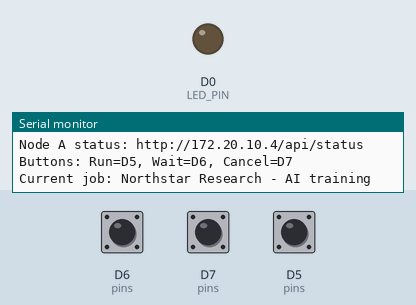
Bench run of a sketch on a simulated ESP8266 (NodeMCU). Parts: output pins drawn as LEDs (lit = HIGH), the last lines printed to the serial monitor. Dashed ring = blinking. The test bench sets the inputs (shaded band); at power-on: D6 (pins) HIGH, D7 (pins) HIGH, D5 (pins) HIGH. WiFi joins after 1.5 s; servers stay silent unless stated; not simulated (calls return 0 or success): Secrets_b.h.

Above: at 2.8 s.
2.9 s: D6 (pins) pulled LOW for 0.15 s
At 3.08 s:
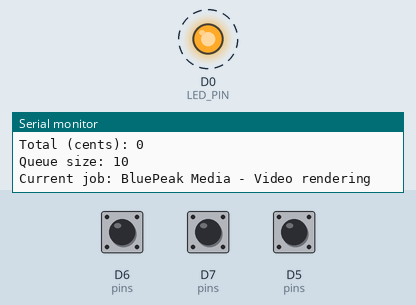
5.3 s: D7 (pins) pulled LOW for 0.15 s
At 5.67 s:
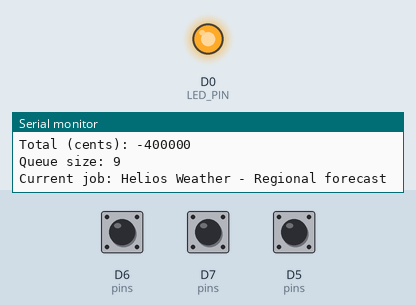
8.3 s: D5 (pins) pulled LOW for 0.15 s
At 10.0 s:
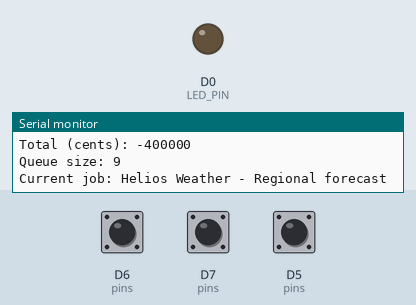
11.3 s: D6 (pins) pulled LOW for 1 s
At 11.57 s:
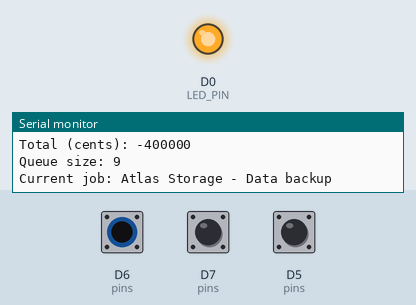
13.8 s: D7 (pins) pulled LOW for 1 s
At 15.4 s:
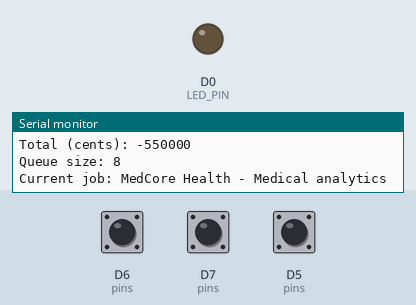
16.8 s: D6 (pins) pulsed LOW 2 times (0.12 s each, 0.3 s apart)
At 17.67 s:
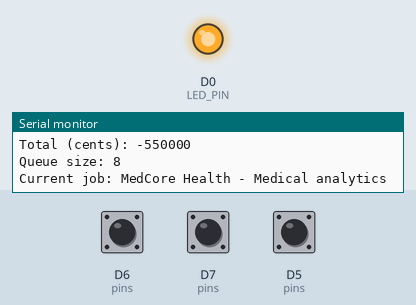
Timing chart, 0 to 19.8 s (numbered marks = the images above; inputs shaded):
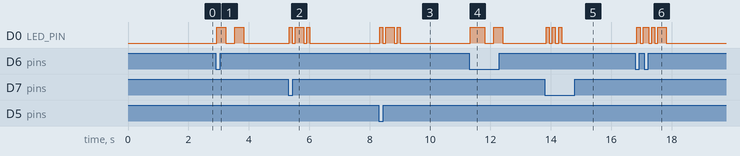

The sketch:

node_b.ino
```cpp
/*
  GridMind Node B - contract queue station.
  This sketch joins the job queue, buttons, result LED and web service.
  Dependencies: ESP8266 Arduino core and the Node B project files below.
*/
#include "Secrets_b.h"
#include "Game_b.h"
#include "Panel_b.h"
#include "Scenarios_b.h"
#include "Tests_b.h"
#include "Web_b.h"

const bool RUN_STARTUP_TESTS = true;
// Node B polls this read-only Node A route for live facility conditions.
// Recheck this address if the hotspot gives Node A a different IP.
const char NODE_A_STATUS_URL[] = "http://172.20.10.4/api/status";

// These are the only long-lived objects used by setup() and loop().
Game game;
Panel panel;
// Web serves Node B's routes and also performs the Node A polling.
Web web(WIFI_SSID, WIFI_PASSWORD, NODE_A_STATUS_URL, game);

void printCurrentJob() {
  const Job* job = game.currentJob();
  if (job == 0) {
    Serial.println("Queue empty.");
    return;
  }
  Serial.print("Current job: ");
  Serial.println(job->name);
}

void handleAction(Action action) {
  // Game now rejects Run if Web has not supplied fresh Node A data.
  // Wait and Cancel remain local queue decisions.
  const Result result = game.apply(action);

  // Print a short human-readable record of the result and new queue state.
  Serial.println();
  Serial.print("Action: ");
  Serial.println(actionName(result.action));
  Serial.print("Result: ");
  Serial.println(reasonName(result.reason));
  Serial.print("Change (cents): ");
  Serial.println(result.deltaCents);
  Serial.print("Total (cents): ");
  Serial.println(result.totalCents);
  Serial.print("Queue size: ");
  Serial.println(game.queueSize());
  printCurrentJob();

  // Translate the same result into the documented LED pattern.
  panel.show(result);
}

void setup() {
  // Serial is used for startup tests and physical-action evidence.
  Serial.begin(115200);
  delay(100);

  // Rule tests run before the real game state is created.
  if (RUN_STARTUP_TESTS) {
    const uint8_t passed = Tests::run();
    Serial.println();
    Serial.print("RESULT: ");
    Serial.print(passed);
    Serial.print('/');
    Serial.print(Tests::COUNT);
    Serial.println(passed == Tests::COUNT ? " PASS" : " FAIL");
  }

  // Start the real queue from the first facility and fictional job list.
  if (!game.begin(INITIAL_FACILITY, JOBS, JOB_COUNT)) {
    Serial.println("ERROR: game did not start.");
  }

  // Start physical I/O first, then the dashboard and JSON service.
  panel.begin();
  const bool wifiConnected = web.begin();
  Serial.println(wifiConnected ? "Wi-Fi connected." : "Wi-Fi timed out.");
  if (wifiConnected) {
    Serial.println(web.address());
  }
  Serial.print("Node A status: ");
  Serial.println(NODE_A_STATUS_URL);

  Serial.println("Buttons: Run=D5, Wait=D6, Cancel=D7");
  printCurrentJob();
}

void loop() {
  // Both updates are non-blocking and must run as often as possible.
  panel.update();
  web.update();

  // poll() returns true only for a newly debounced button press.
  Action action = ACT_RUN;
  if (panel.poll(action)) {
    handleAction(action);
  }
}
```

Game_b.cpp
```cpp
/*
  Applies Node B's Run, Wait and Cancel rules and updates the job queue.
  Money is stored as integer cents to avoid rounding errors.
  Dependencies: Game_b.h.
*/
#include "Game_b.h"

Game::Game() {
  facility_.capacityAvailable = false;
  facility_.powerAvailable = false;
  facility_.tempC = 0;
  facility_.tempLimitC = 0;
  jobCount_ = 0;
  totalCents_ = 0;
  ready_ = false;
  facilityAvailable_ = false;
  hasResult_ = false;
}

bool Game::begin(
    const Facility& facility,
    const Job jobs[],
    uint8_t jobCount) {
  if (!validFacility(facility) || jobs == 0 ||
      jobCount == 0 || jobCount > MAX_JOBS) {
    return false;
  }

  // Copy the facility state and jobs into the game's fixed local storage.
  facility_ = facility;
  for (uint8_t i = 0; i < jobCount; i++) {
    jobs_[i] = jobs[i];
  }
  jobCount_ = jobCount;
  totalCents_ = 0;
  ready_ = true;
  facilityAvailable_ = true;
  hasResult_ = false;
  return true;
}

bool Game::setFacility(const Facility& facility) {
  if (!ready_ || !validFacility(facility)) {
    return false;
  }
  facility_ = facility;
  return true;
}

void Game::setFacilityAvailable(bool available) {
  facilityAvailable_ = available;
}

Result Game::apply(Action action) {
  // Actions cannot be processed before setup or after the queue is empty.
  if (!ready_) {
    return finish(action, 0, false, RSN_INVALID_STATE, 0);
  }
  if (jobCount_ == 0) {
    return finish(action, 0, false, RSN_QUEUE_EMPTY, 0);
  }
  // Never admit work using missing, stale or rejected Node A data.
  // Wait and Cancel do not depend on facility conditions.
  if (action == ACT_RUN && !facilityAvailable_) {
    return finish(action, jobs_[0].name, false, RSN_INVALID_STATE, 0);
  }

  Job& job = jobs_[0];
  const char* jobName = job.name;
  const int16_t projectedTemp = facility_.tempC + job.tempRiseC;

  if (action == ACT_RUN) {
    // Run must pass capacity, electricity and temperature checks in order.
    if (!facility_.capacityAvailable) {
      return finish(action, jobName, false, RSN_NO_CAPACITY, 0);
    }
    if (!facility_.powerAvailable) {
      return finish(action, jobName, false, RSN_NO_POWER, 0);
    }
    if (projectedTemp > facility_.tempLimitC) {
      return finish(action, jobName, false, RSN_TOO_HOT, 0);
    }

    // A successful Run earns the value, raises temperature and removes the job.
    const int32_t value = job.valueCents;
    facility_.tempC = projectedTemp;
    removeFront();
    return finish(action, jobName, true, RSN_COMPLETED, value);
  }

  if (action == ACT_WAIT) {
    // Each job may move to the queue rear only once.
    if (!job.canWait) {
      return finish(action, jobName, false, RSN_ALREADY_WAITED, 0);
    }

    // Shift the remaining jobs left, then place this job at the back.
    Job deferred = job;
    deferred.canWait = false;
    for (uint8_t i = 1; i < jobCount_; i++) {
      jobs_[i - 1] = jobs_[i];
    }
    jobs_[jobCount_ - 1] = deferred;
    return finish(action, jobName, true, RSN_QUEUED, 0);
  }

  if (action == ACT_CANCEL) {
    // Cancel removes the job and records its penalty as negative money.
    const int32_t penalty = -job.penaltyCents;
    removeFront();
    return finish(action, jobName, true, RSN_CANCELLED, penalty);
  }

  return finish(action, jobName, false, RSN_INVALID_STATE, 0);
}

bool Game::isReady() const {
  return ready_;
}

bool Game::facilityAvailable() const {
  return facilityAvailable_;
}

const Facility& Game::facility() const {
  return facility_;
}

const Job* Game::currentJob() const {
  return jobCount_ == 0 ? 0 : &jobs_[0];
}

uint8_t Game::queueSize() const {
  return jobCount_;
}

int32_t Game::totalCents() const {
  return totalCents_;
}

bool Game::hasResult() const {
  return hasResult_;
}

const Result& Game::lastResult() const {
  return lastResult_;
}

bool Game::validFacility(const Facility& facility) {
  return facility.tempC >= 0 && facility.tempC <= 60 &&
         facility.tempLimitC >= 0 && facility.tempLimitC <= 60;
}

Result Game::finish(
    Action action,
    const char* jobName,
    bool accepted,
    Reason reason,
    int32_t deltaCents) {
  // Rejected actions never change the cumulative money total.
  if (accepted) {
    totalCents_ += deltaCents;
  }

  lastResult_.action = action;
  lastResult_.jobName = jobName;
  lastResult_.accepted = accepted;
  lastResult_.reason = reason;
  lastResult_.deltaCents = deltaCents;
  lastResult_.totalCents = totalCents_;
  hasResult_ = true;
  return lastResult_;
}

void Game::removeFront() {
  // Close the gap left by a completed or cancelled first job.
  for (uint8_t i = 1; i < jobCount_; i++) {
    jobs_[i - 1] = jobs_[i];
  }
  jobCount_ -= 1;
}

const char* actionName(Action action) {
  switch (action) {
    case ACT_RUN:    return "run";
    case ACT_WAIT:   return "wait";
    case ACT_CANCEL: return "cancel";
  }
  return "unknown";
}

const char* reasonName(Reason reason) {
  switch (reason) {
    case RSN_COMPLETED:      return "completed";
    case RSN_QUEUED:         return "queued";
    case RSN_CANCELLED:      return "cancelled";
    case RSN_NO_CAPACITY:    return "no_capacity";
    case RSN_NO_POWER:       return "no_power";
    case RSN_TOO_HOT:        return "too_hot";
    case RSN_ALREADY_WAITED: return "already_waited";
    case RSN_QUEUE_EMPTY:    return "queue_empty";
    case RSN_INVALID_STATE:  return "invalid_state";
  }
  return "unknown";
}
```

Game_b.h
```cpp
/*
  Defines Node B's contracts, facility data, decisions and queue model.
  It contains no pin or Wi-Fi code, which keeps the rules easy to test.
  Dependencies: standard integer types only.
*/
#ifndef GRIDMIND_NODE_B_GAME_H
#define GRIDMIND_NODE_B_GAME_H

#include <stdint.h>

// Plain enums so values can be used without a class prefix.
enum Action {
  ACT_RUN,
  ACT_WAIT,
  ACT_CANCEL
};

enum Reason {
  RSN_COMPLETED,
  RSN_QUEUED,
  RSN_CANCELLED,
  RSN_NO_CAPACITY,
  RSN_NO_POWER,
  RSN_TOO_HOT,
  RSN_ALREADY_WAITED,
  RSN_QUEUE_EMPTY,
  RSN_INVALID_STATE
};

struct Facility {
  bool capacityAvailable;
  bool powerAvailable;
  int16_t tempC;
  int16_t tempLimitC;
};

struct Job {
  const char* name;
  int16_t tempRiseC;
  int32_t valueCents;
  int32_t penaltyCents;
  bool canWait;
};

// A Result describes the last attempted action, including the job acted on.
struct Result {
  Action action;
  const char* jobName;
  bool accepted;
  Reason reason;
  int32_t deltaCents;
  int32_t totalCents;
};

class Game {
 public:
  Game();

  bool begin(const Facility& facility, const Job jobs[], uint8_t jobCount);
  bool setFacility(const Facility& facility);
  // Web uses this link flag without replacing the last valid facility.
  void setFacilityAvailable(bool available);
  Result apply(Action action);

  bool isReady() const;
  // False means Run is disabled until valid Node A data returns.
  bool facilityAvailable() const;
  const Facility& facility() const;
  const Job* currentJob() const;
  uint8_t queueSize() const;
  int32_t totalCents() const;
  bool hasResult() const;
  const Result& lastResult() const;

 private:
  // A fixed array avoids dynamic memory on the ESP8266.
  static const uint8_t MAX_JOBS = 10;

  Facility facility_;
  Job jobs_[MAX_JOBS];
  uint8_t jobCount_;
  int32_t totalCents_;
  bool ready_;
  bool facilityAvailable_;
  bool hasResult_;
  Result lastResult_;

  static bool validFacility(const Facility& facility);
  Result finish(Action action, const char* jobName, bool accepted,
                Reason reason, int32_t deltaCents);
  void removeFront();
};

const char* actionName(Action action);
const char* reasonName(Reason reason);

#endif
```

Panel_b.cpp
```cpp
/*
  Reads Node B's active-low buttons and controls the timed result LED.
  It avoids delay() so the web server can keep responding.
  Dependencies: Arduino core through Panel_b.h.
*/
#include "Panel_b.h"

Panel::Panel() {
  const uint8_t pins[BUTTON_COUNT] = {D5, D6, D7};
  const Action actions[BUTTON_COUNT] = {ACT_RUN, ACT_WAIT, ACT_CANCEL};
  for (uint8_t i = 0; i < BUTTON_COUNT; i++) {
    buttons_[i].pin = pins[i];
    buttons_[i].action = actions[i];
    buttons_[i].rawState = HIGH;
    buttons_[i].stableState = HIGH;
    buttons_[i].changedAt = 0;
  }

  ledMode_ = LED_OFF;
  ledOn_ = false;
  togglesLeft_ = 0;
  blinkMs_ = 0;
  changedAt_ = 0;
}

void Panel::begin() {
  // Record each button's real starting state to prevent a false first press.
  for (uint8_t i = 0; i < BUTTON_COUNT; i++) {
    pinMode(buttons_[i].pin, INPUT_PULLUP);
    buttons_[i].stableState = digitalRead(buttons_[i].pin);
    buttons_[i].rawState = buttons_[i].stableState;
    buttons_[i].changedAt = millis();
  }

  pinMode(LED_PIN, OUTPUT);
  setLed(false);
}

bool Panel::poll(Action& action) {
  const unsigned long now = millis();

  // Check every button and report at most one newly stable press per loop.
  for (uint8_t i = 0; i < BUTTON_COUNT; i++) {
    Button& button = buttons_[i];
    const int raw = digitalRead(button.pin);

    // Restart the debounce timer whenever the electrical reading changes.
    if (raw != button.rawState) {
      button.rawState = raw;
      button.changedAt = now;
    }

    if (now - button.changedAt >= DEBOUNCE_MS &&
        raw != button.stableState) {
      button.stableState = raw;
      if (raw == LOW) {
        action = button.action;
        return true;
      }
    }
  }
  return false;
}

void Panel::show(const Result& result) {
  // Rejected/negative: fast flashes; zero-money accept: slow flashes; positive: steady.
  if (!result.accepted || result.deltaCents < 0) {
    blink(3, 100);
  } else if (result.deltaCents > 0) {
    ledMode_ = LED_STEADY;
    togglesLeft_ = 0;
    setLed(true);
  } else {
    blink(2, 300);
  }
}

void Panel::update() {
  // Advance an active blink only when its interval has elapsed.
  if (ledMode_ != LED_BLINKING) {
    return;
  }

  const unsigned long now = millis();
  if (now - changedAt_ < blinkMs_) {
    return;
  }

  changedAt_ = now;
  setLed(!ledOn_);
  togglesLeft_ -= 1;
  if (togglesLeft_ == 0) {
    setLed(false);
    ledMode_ = LED_OFF;
  }
}

void Panel::setLed(bool on) {
  ledOn_ = on;
  digitalWrite(LED_PIN, on ? HIGH : LOW);
}

void Panel::blink(uint8_t flashes, unsigned long intervalMs) {
  // Starting ON means an N-flash pattern needs (N * 2 - 1) later toggles.
  ledMode_ = LED_BLINKING;
  togglesLeft_ = flashes * 2 - 1;
  blinkMs_ = intervalMs;
  changedAt_ = millis();
  setLed(true);
}
```

Panel_b.h
```cpp
/*
  Defines Node B's Run, Wait and Cancel buttons and its result LED.
  Button and LED updates do not block the web server.
  Dependencies: Arduino core and Game_b.h.
*/
#ifndef GRIDMIND_NODE_B_PANEL_H
#define GRIDMIND_NODE_B_PANEL_H

#include <Arduino.h>

#include "Game_b.h"

class Panel {
 public:
  Panel();

  void begin();
  bool poll(Action& action);
  void show(const Result& result);
  void update();

 private:
  // rawState changes immediately; stableState changes after debounce time.
  struct Button {
    uint8_t pin;
    Action action;
    int rawState;
    int stableState;
    unsigned long changedAt;
  };

  enum LedMode {
    LED_OFF,
    LED_STEADY,
    LED_BLINKING
  };

  static const uint8_t BUTTON_COUNT = 3;
  static const unsigned long DEBOUNCE_MS = 30;
  static const uint8_t LED_PIN = D0;

  Button buttons_[BUTTON_COUNT];
  LedMode ledMode_;
  bool ledOn_;
  uint8_t togglesLeft_;
  unsigned long blinkMs_;
  unsigned long changedAt_;

  void setLed(bool on);
  void blink(uint8_t flashes, unsigned long intervalMs);
};

#endif
```

Scenarios_b.h
```cpp
/*
  Stores Node B's fictional contract queue and starting facility value.
  The values are teaching examples rather than real contract data.
  Dependencies: Game_b.h.
*/
#ifndef GRIDMIND_NODE_B_SCENARIOS_H
#define GRIDMIND_NODE_B_SCENARIOS_H

#include "Game_b.h"

// Placeholder used until the first valid Node A response arrives.
static const Facility INITIAL_FACILITY = {true, true, 22, 28};

// Job order defines the queue order at startup.
static const Job JOBS[] = {
    {"Northstar Research - AI training", 5, 3000000, 800000, true},
    {"BluePeak Media - Video rendering", 2, 1800000, 400000, true},
    {"Helios Weather - Regional forecast", 3, 2500000, 1000000, true},
    {"Atlas Storage - Data backup", 1, 900000, 150000, true},
    {"MedCore Health - Medical analytics", 2, 3200000, 1500000, false},
    {"Civic Systems - Batch reporting", 1, 600000, 100000, true},
    {"Sentinel Security - Threat analysis", 4, 2800000, 1200000, false},
    {"ArchiveWorks - Data compression", 2, 1000000, 200000, true},
    {"Aurora Labs - AI training", 6, 3600000, 1100000, true},
    {"FrameForge Studio - Video rendering", 3, 2000000, 500000, true}};

static const uint8_t JOB_COUNT = sizeof(JOBS) / sizeof(JOBS[0]);

#endif
```

Tests_b.h
```cpp
/*
  Declares Node B's six startup checks for its rules and Node A data.
  Dependencies: standard integer types only.
*/
#ifndef GRIDMIND_NODE_B_TESTS_H
#define GRIDMIND_NODE_B_TESTS_H

#include <stdint.h>

class Tests {
 public:
  static const uint8_t COUNT = 6;
  static uint8_t run();
};

#endif
```

Web_b.h
```cpp
/*
  Defines Node B's Wi-Fi service, dashboard and polling of Node A.
  Valid Node A data updates the same game used by the physical buttons.
  Dependencies: ESP8266WiFi, ESP8266WebServer and Game_b.h.
*/
#ifndef GRIDMIND_NODE_B_WEB_H
#define GRIDMIND_NODE_B_WEB_H

#include <ESP8266WebServer.h>
#include <ESP8266WiFi.h>

#include "Game_b.h"

class Web {
 public:
  Web(const char* ssid, const char* password,
      const char* nodeAStatusUrl, Game& game);

  bool begin();
  void update();
  bool connected() const;
  IPAddress address() const;

  // Kept public so startup tests can exercise valid and invalid payloads.
  static bool parseFacilityStatus(
      const String& json, uint8_t& scenarioId, Facility& facility);

  void handlePage();
  void handleHealth();
  void handleStatus();

 private:
  ESP8266WebServer server_;
  const char* ssid_;
  const char* password_;
  const char* nodeAStatusUrl_;
  Game& game_;
  unsigned long lastPollAt_;
  unsigned long lastValidAt_;
  uint8_t scenarioId_;
  bool hasScenario_;

  // Fetches one Node A response without adding a new Node B route.
  void pollFacility();
};

#endif
```

Source omitted: Tests_b.cpp (4869 bytes), Web_b.cpp (13865 bytes)

Measured:
- after the input at 2.9 s, D0 (LED_PIN): alternates HIGH for 0.30 s and LOW for 0.30 s, 4 changes in all, then stays LOW, starting at once
- after the input at 5.3 s, D0 (LED_PIN): goes HIGH 0.10 s, LOW 0.10 s, HIGH 0.27 s, LOW 0.10 s, HIGH 0.10 s, then LOW, starting at once
- after the input at 8.3 s, D0 (LED_PIN): goes HIGH 0.10 s, LOW 0.10 s, HIGH 0.28 s, LOW 0.10 s, HIGH 0.10 s, then LOW, starting at once
- after the input at 11.3 s, D0 (LED_PIN): LOW → HIGH at once, → LOW 0.48 s later, → HIGH 0.30 s later, → LOW 0.30 s later
- after the input at 13.8 s, D0 (LED_PIN): alternates HIGH for 0.10 s and LOW for 0.10 s, 6 changes in all, then stays LOW, starting after 0.05 s
- after the input at 16.8 s, D0 (LED_PIN): LOW → HIGH after 0.05 s, → LOW 0.10 s later, → HIGH 0.10 s later, → LOW 0.19 s later, … (8 changes in this stretch)
